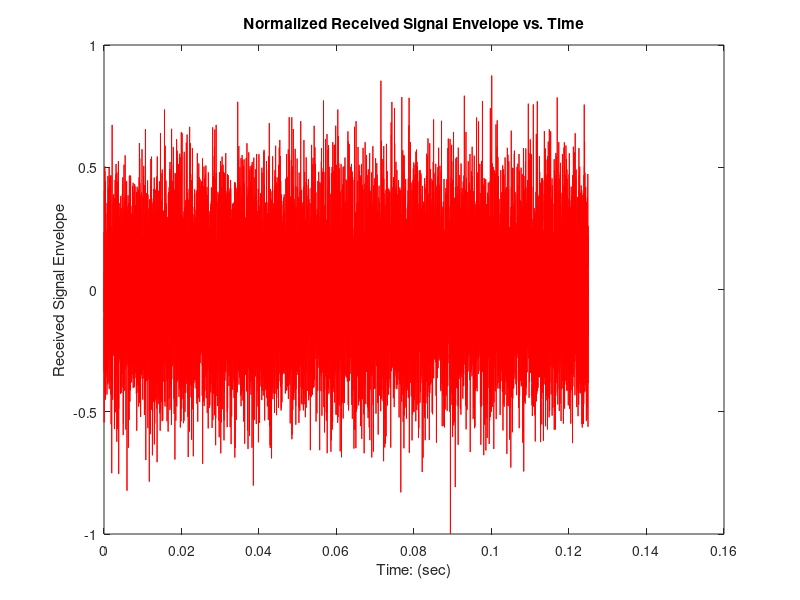

The MATLAB script that drew this image:
%% ---_ ENEL 529 - Lab 4 - Case 1 ---- %%
%
% Author:   Kyle Derby MacInnis
% Date:     November 3, 2014
%
% ----------------------------------- %

% Clear all System Variables
clear all;

%% Step 0 - Preambles
% # of bits
M = 1000;
% Setup Empty Bit Stream Vector
b = zeros(1,M);
% Setup Bit Rate Period (0.125 ms)
Tb = 0.125 * 10^(-3);
% Setup the Carrier Frequency (10 KHz)
fc = 10*10^(3);
% Setup # of samples in one bit interval
N = 15;
% Calculate the Sample Time
dt = Tb/N;

%% Step 1 - Generate Random Bit Stream
% Setup Random Binary Data Stream (0's and 1's)
binary_data = rand(1,M) > 0.5;
% Convert to Data Stream (-1's and 1's)
b = 2.*binary_data - 1;

%% Step 2 - Generate the BPSK Transmitted Waveform
% Setup empty Signal Vector
s_i = zeros(1, M*N);
% Setup Energy of Symbol
E = Tb/2;
% Loop through Time Index, n (1-15000)
for i = 1:M
    for j = 1:N
        % Calculate Time Index, n
        n = i*N - (N-j);
        % Calculate the BPSK Signal at Time index n
        s_i(1, n) = b(1, i) * sqrt((2*E)/Tb)*cos(2*pi*fc*n*dt);
    end
end

%% Step 3 - Generate the Received Signal Waveform
% Create empty Signal Vector
r = zeros(1, M*N);
% Loop through Time Index, n
for i = 1:M
    for j = 1:N
        % Calculate the Time Index, n
        n = i*N - (N-j);
        % Calculate the Received Signal at Time, n
        r(1,n) = s_i(1, n) + normrnd(0, 1.0);
    end
end

%% Step 4 - Normalize the Received Signal Vector
% Generate Empty Vector
r_n = zeros(1, M*N);
% Calculate the Max of the Received Signal
r_max = max(abs(r));
% Normalize Vector
for i=1:M*N
    r_n(1,i) = r(1,i)/r_max;
end

% Plot Normalized Received Signal
t = dt*(1:M*N);
figure(2);
plot(t, r_n(1,:), 'r-');
xlabel('Time: (sec)');
ylabel('Received Signal Envelope');
title('Normalized Received Signal Envelope vs. Time');

%% ## CASE 2 - IMPERFECT COHERENT DETECTOR (CONSTANT ERR)

%% Step 10 - Repeat Steps 3-8 Using Constant Phase Error
% Generate Empty Vector for Demodulated Signal
x = zeros(1, M*N);
% Generate Phase Error
phaseErr = (5/180)*pi;
% Loop through Time Indices, n
for i = 1:M
    for j = 1:N
        % Calculate the time Index, n
        n = i*N - (N-j);
        % Demodulate the Signal
        x(1, n) = r_n(1, n)*(2*cos(2*pi*fc*n*dt + phaseErr));
    end
end


%% Step 6 - Perform Low-pass Filtering
% Generate Butterworth Filter Parameters
[bb, aa] = butter(10, 0.2);
% Filter Signal with Butterworth Filter
filter_output = filtfilt(bb, aa, x);

%% Step 7 - Perform Signal Detection
% Generate Empty Signal Vector
recovered_data = zeros(1,M);
% Loop Through Symbols
for i = 1:M
    % Calculate Middle Time Index of Symbol
    k = ceil(N/2 + (i-1)*N);
    % Recover Bit Data from Signal
    if filter_output(k) > 0
        recovered_data(1,i) = 1;
    else
        recovered_data(1,i) = -1;
    end
end

%% Step 8 - Compare the Transmitted Signal with the Recovered Signal
% Initialize # of Errors to zero
BE = 0;
% Loop and Compare Bit-by-Bit
for i = 1:M
    if recovered_data(1,i) ~= b(1,i)
        BE = BE + 1;
    end
end
% Calculate the Bit Error Rate
BER = BE/M;
display('For Constant Phase Error of 5* and Variance of 1.0:');
display(BER);

%% Step 9 - Repeat Steps 3-8 For Different Values of AWGN Noise Variance
% For Constant Phase Error of 30*

% For Constant Phase Error of 85*